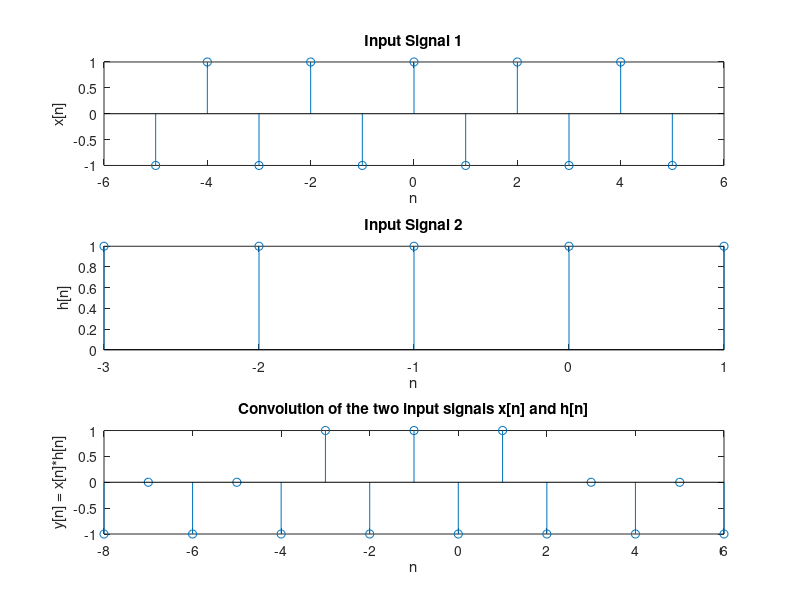

This chart was generated by the following MATLAB code:
n = -5:1:5;
x = (-1).^n;

t1 = -3:1:1;
h = [ones(1,5)];

y = conv(x,h);
t2 = (n(1)+t1(1)):1:(length(y)+(n(1)+t1(1))-1);

subplot(3,1,1);
stem(n,x);
xlabel('n');
ylabel('x[n]');
title('Input Signal 1');

subplot(3,1,2);
stem(t1,h);
xlabel('n');
ylabel('h[n]');
title('Input Signal 2');

subplot(3,1,3);
stem(t2,y);
xlabel('n');
ylabel('y[n] = x[n]*h[n]');
title('Convolution of the two input signals x[n] and h[n]');